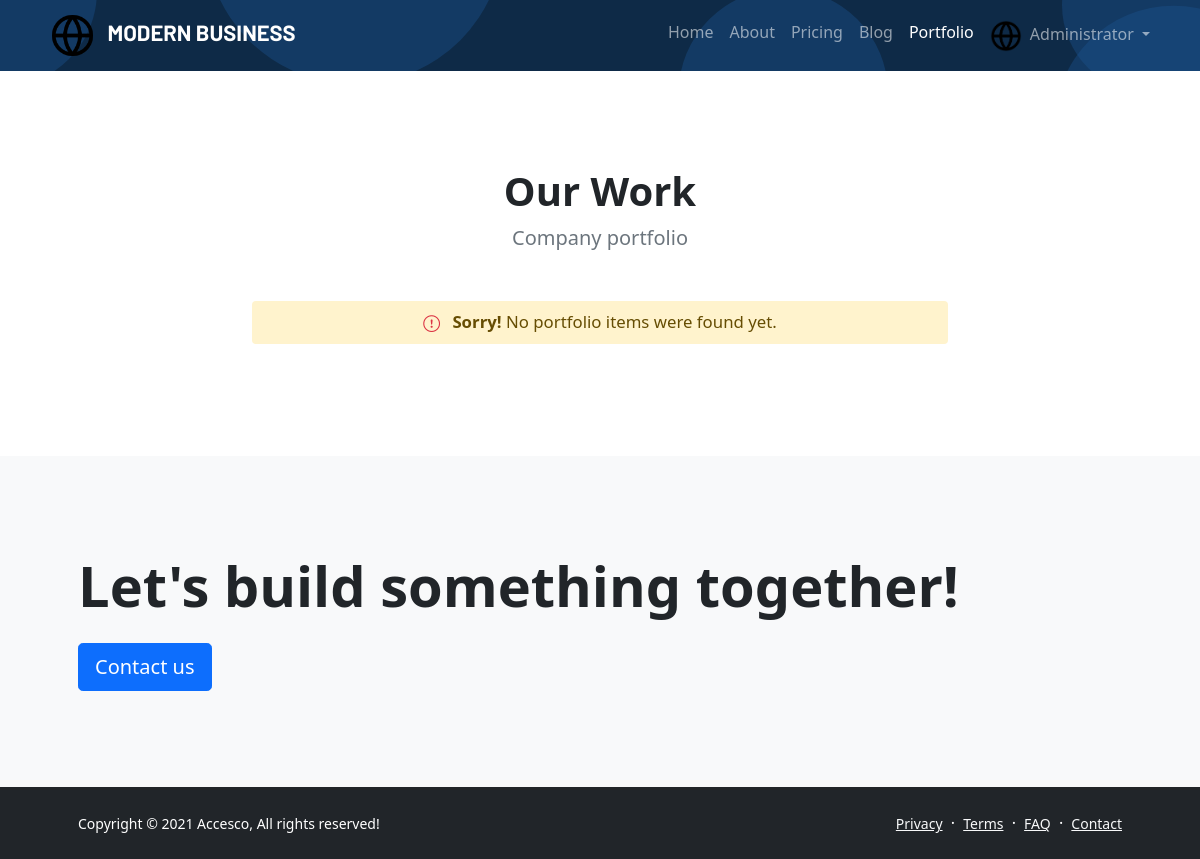
/portfolio.php (signed in), run on the app's committed database.
### tables this page shows
CREATE TABLE `server` (
  `ID` int(11) NOT NULL,
  `Mode` int(11) NOT NULL,
  `Information` text NOT NULL DEFAULT 'N/A',
  `Logo` text NOT NULL DEFAULT 'favicon.ico',
  `Title` text NOT NULL DEFAULT 'Code4You',
  `FooterText` text NOT NULL
);

CREATE TABLE `users` (
  `ID` bigint(20) NOT NULL,
  `Joined` datetime NOT NULL DEFAULT current_timestamp(),
  `EMail` varchar(100) NOT NULL,
  `Password` varchar(40) NOT NULL,
  `Name` mediumtext NOT NULL,
  `Phone` int(11) NOT NULL,
  `Gender` tinyint(4) NOT NULL,
  `Birthday` date NOT NULL,
  `Approved` tinyint(4) NOT NULL DEFAULT 0,
  `Admin` tinyint(4) NOT NULL DEFAULT 0,
  `Avatar` text NOT NULL DEFAULT 'favicon.ico',
  `Deactivated` int(11) NOT NULL DEFAULT 0
);

CREATE TABLE `portfolio` (
  `ID` int(11) NOT NULL,
  `Option1` text NOT NULL,
  `Option2` text NOT NULL,
  `Option3` text NOT NULL,
  `Option4` text NOT NULL
);

### config.php (called while the page is built, shortened)
<?php
	include_once('include/mysql.php');
	include_once('include/functions.php');
	if (isLogged())
    {
        $user = returnID();
        $userQuery = mysqli_query($SQL, "SELECT * FROM users WHERE ID = '$user'");
        $userData = mysqli_fetch_assoc($userQuery);
    }
	$sQuery = mysqli_query($SQL, "SELECT * FROM server");
	$serverInfo = mysqli_fetch_assoc($sQuery);
	if (isset($pageName) == "Portfolio")
	{
		$portfolio = mysqli_query($SQL, "SELECT * FROM portfolio");
		$portfolioSetting = mysqli_fetch_assoc($portfolio);
	}
?>

### include/functions.php (called while the page is built, shortened)
<?php
function returnID()
{
    return $_SESSION["Logged"];
}
function isLogged()
{
    if (isset($_SESSION["Logged"])) return true;
    return false;
}
?>

### portfolio.php (the view, shortened to what this page needs)
<?php
    $pageName = "Portfolio";
    require_once("config.php");
?>
<!doctype html>
<html lang="en">
  	<head>
	  	<?php include 'elements/head.php'; ?>
  	</head>
  	<body>
        <div class="animated">
            <?php include 'elements/nav.php'; ?>
        </div>
        <section class="py-5">
            <div class="container px-5 my-5">
                <div class="text-center mb-5">
                    <h1 class="fw-bolder"><?php echo $portfolioSetting["Option1"]; ?></h1>
                    <p class="lead fw-normal text-muted mb-0"><?php echo $portfolioSetting["Option2"]; ?></p>
                </div>
                <div class="row gx-5">
                    <?php
                    $port = mysqli_query($SQL, "SELECT * FROM portfolio_items ORDER BY ID DESC");
                    if (mysqli_num_rows($port) > 0)
                    {
                        while ($setPort = mysqli_fetch_assoc($port))
                        { ?>
                            <div class="col-lg-6">
                                <div class="position-relative mb-5">
                                    <img class="img-fluid rounded-3 mb-3" src="admin/assets/featured/<?php echo $setPort["PortFeatured"]; ?>" alt="..." />
                                    <a class="h3 fw-bolder text-decoration-none link-dark stretched-link" href="view-item?i=<?php echo $setPort["ID"]; ?>"><?php echo $setPort["PortTitle"]; ?></a>
                                </div>
                            </div>
                        <?php }
                    }
                    else
                    { ?>
                        <div class="d-flex justify-content-center"><div class="col-lg-8 text-center"><div class="alert-warning rounded">
                            <p class="px-2 py-2" style="font-size: 1.05rem;"><strong><i class="bi bi-exclamation-circle text-danger pe-2"></i> Sorry!</strong> No portfolio items were found yet.</p>
                        </div></div></div>
                    <?php }
                    ?>
                </div>
            </div>
        </section>
        <section class="py-5 bg-light">
            <div class="container px-5 my-5">
                <h2 class="display-4 fw-bolder mb-4"><?php echo $portfolioSetting["Option3"]; ?></h2>
                <a class="btn btn-lg btn-primary" href="contact"><?php echo $portfolioSetting["Option4"]; ?></a>
            </div>
        </section>
    	<?php include 'elements/footer.php'; ?>
  	</body>
</html>

### elements/nav.php (shortened to what this page needs)
<?php $current_page = basename($_SERVER["PHP_SELF"]); ?>
	<nav class="navbar navbar-expand-lg navbar-dark">
		<div class="container">
		    <a class="navbar-brand custom-title" href="home"><img class="mx-2" src="admin/assets/<?php echo $serverInfo["Logo"]; ?>" width="45" height="45"> <?php echo $serverInfo["Title"]; ?></a>
		    <div class="collapse navbar-collapse" id="navbarNavDropdown">
		      	<ul class="navbar-nav ms-auto">
			        <li class="nav-item">
		          		<a class="nav-link <?php echo($current_page == "index.php") ? 'active' : ''; ?>" href="home">Home</a>
			        </li>
			        <li class="nav-item">
		          		<a class="nav-link <?php echo($current_page == "about-us.php") ? 'active' : ''; ?>" href="about-us">About</a>
			        </li>
			        <li class="nav-item">
		          		<a class="nav-link <?php echo($current_page == "pricing.php") ? 'active' : ''; ?>" href="pricing">Pricing</a>
			        </li>
			        <li class="nav-item">
		          		<a class="nav-link <?php echo($current_page == "blog.php" || $current_page == "view-post.php") ? 'active' : ''; ?>" href="blog">Blog</a>
			        </li>
			        <li class="nav-item">
		          		<a class="nav-link <?php echo($current_page == "portfolio.php" || $current_page == "view-item.php") ? 'active' : ''; ?>" href="portfolio">Portfolio</a>
			        </li>
			        <?php
			        	if (isLogged())
			        	{
			        		echo '
			        		<li class="nav-item dropdown">
					          	<a class="nav-link dropdown-toggle'; ?> <?php echo($current_page == "profile.php") ? 'active' : ''; echo'" href="#" id="navbarDropdown" role="button" data-bs-toggle="dropdown" aria-expanded="false">
					            	<img src="assets/profile/'.$userData["Avatar"].'" width="32" height="32" class="rounded-circle me-2">'.$userData["Name"].'
					          	</a>
					          	<ul class="dropdown-menu" aria-labelledby="navbarDropdown">'; ?>
					            	<?php if (adminPerm($userAdmin) == 1) { echo '<li><a class="dropdown-item" href="admin">Dashboard</a></li>'; } echo'
					            	<li><a class="dropdown-item" href="profile">Profile</a></li>
					            	<li><hr class="dropdown-divider"></li>
					            	<li><a class="dropdown-item" href="logout">Logout</a></li>
					          	</ul>
					        </li>
					        ';
			        	}
			        ?>
		      	</ul>
		    </div>
		</div>
	</nav>

### elements/footer.php
<footer class="bg-dark py-4 mt-auto">
    <div class="container px-5">
        <div class="row align-items-center justify-content-between flex-column flex-sm-row">
            <div class="col-auto"><div class="small m-0 text-white"><?php echo $serverInfo["FooterText"]; ?></div></div>
            <div class="col-auto">
                <a class="link-light small" href="privacy-policy">Privacy</a>
                <span class="text-white mx-1">&middot;</span>
                <a class="link-light small" href="terms-of-use">Terms</a>
                <span class="text-white mx-1">&middot;</span>
                <a class="link-light small" href="faq">FAQ</a>
                <span class="text-white mx-1">&middot;</span>
                <a class="link-light small" href="contact">Contact</a>
            </div>
        </div>
    </div>
</footer>

### css/style.css (style rules this page uses)
* { margin: 0; padding: 0; }
html { scroll-behavior: smooth; }
a { text-decoration: none; }
.custom-title { text-transform: uppercase; font-family: 'Barlow', sans-serif; font-weight: bold; font-size: 22px !important; }
.animated { background-image: url("../assets/images/animated-bg.svg"); background-size: cover; background-position: center; background-repeat: no-repeat; }
.bi { vertical-align: -.125em; fill: currentColor; }

### data on the page
server: Logo (picture), Title "MODERN BUSINESS", FooterText "Copyright © 2021 Accesco, All rights reserved!"
users: Avatar (picture), Name "Administrator"
portfolio: Option1 "Our Work", Option2 "Company portfolio", Option3 "Let's build something together!", Option4 "Contact us"
